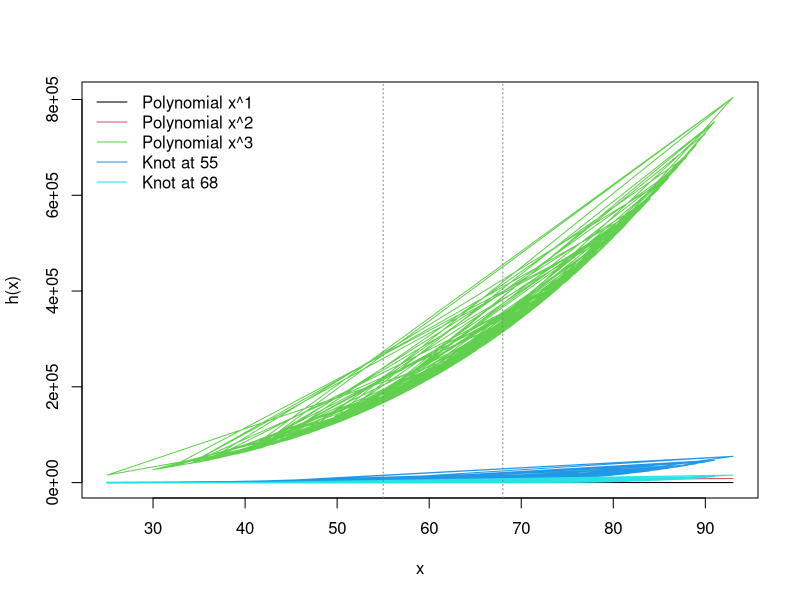
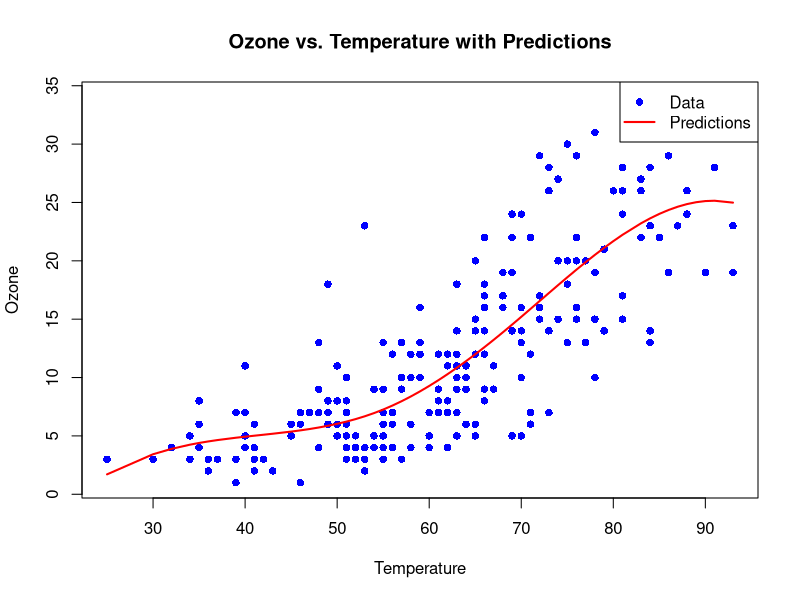
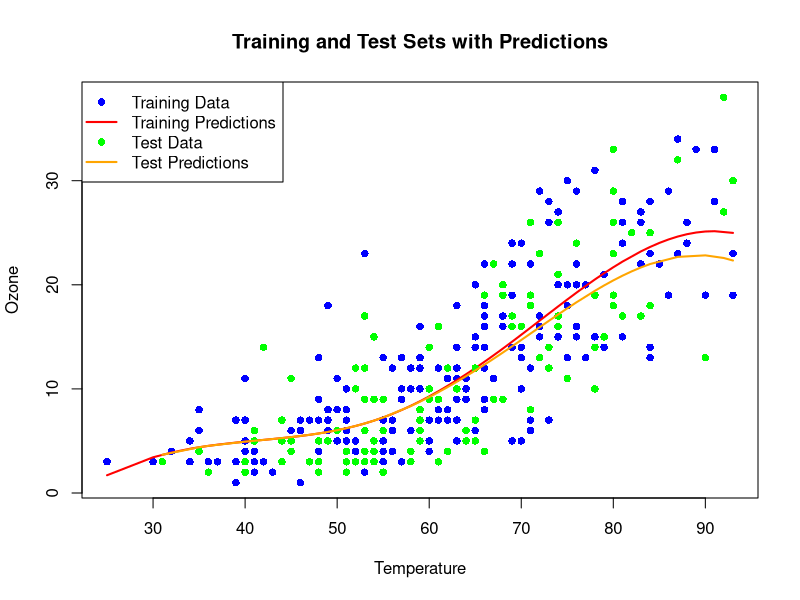
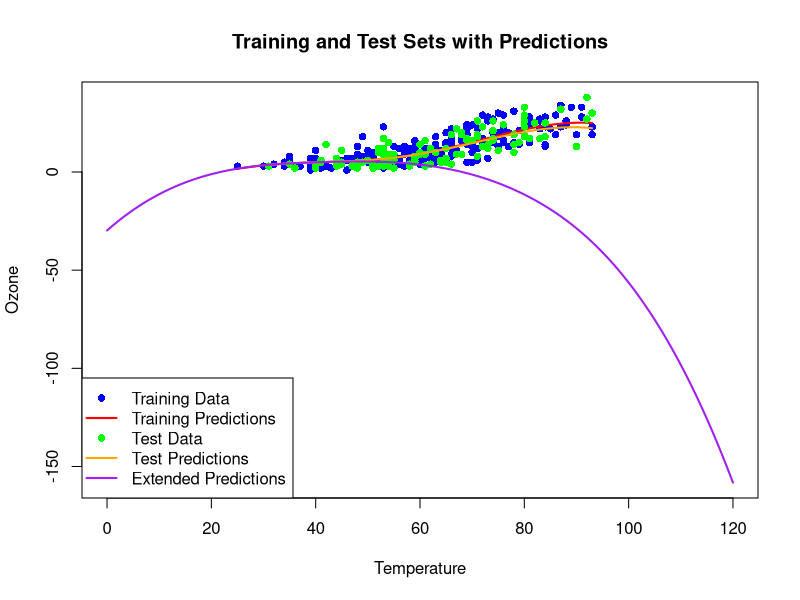
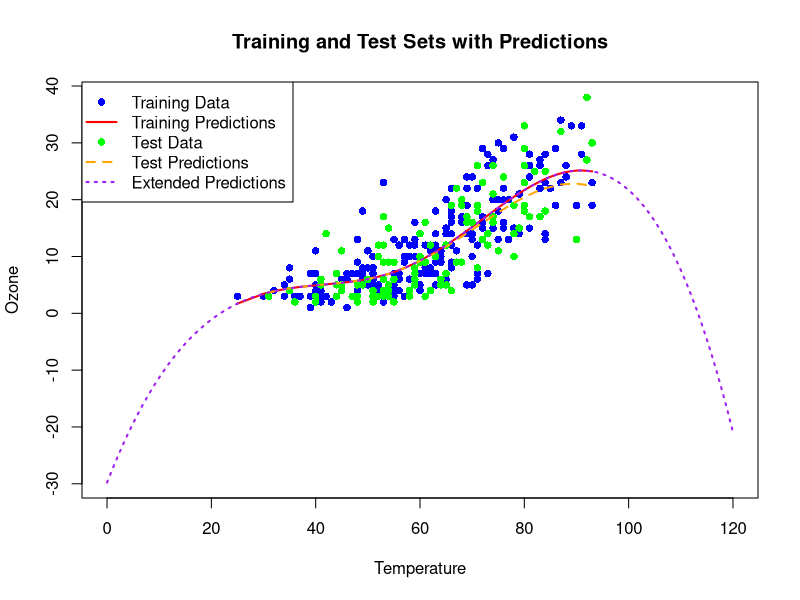
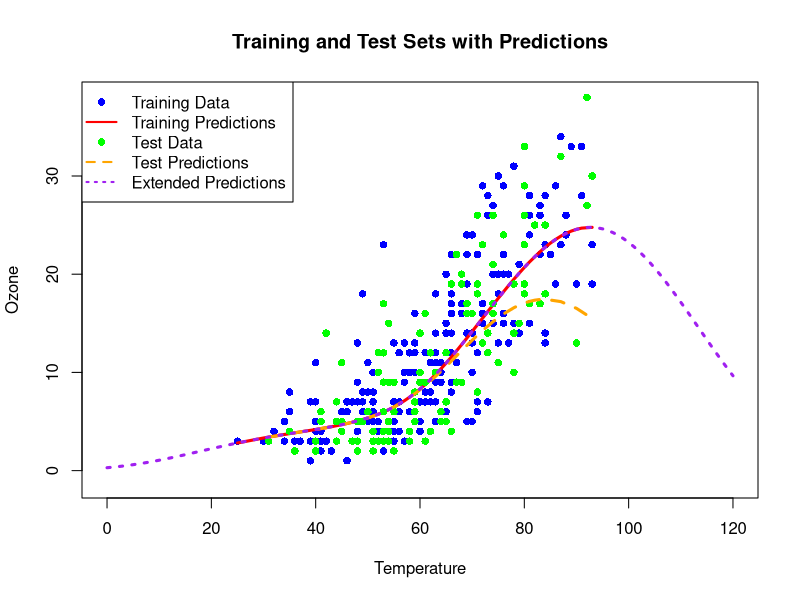

The R script that drew these images, in order:
## ---- chunk 1
library(gclus)
data(ozone)
## ---- chunk 2
set.seed(1234)
n <- nrow(ozone)
train <- sample(1:n, round((2/3) * n))
test<-(1:n)[-train]

train_x <- ozone[train, "Temp"]
train_y <- ozone[train, "Ozone"]

test_x <- ozone[test, "Temp"]
test_y <- ozone[test, "Ozone"]
## ---- chunk 3
lecturespl<-function(x,nknots=2,M=4){
  
  n<-length(x)                      
  X<-matrix(NA,nrow=n,ncol=(M-1)+nknots)
  
  for(i in 1:(M-1)){X[,i]<-x^i}
  
  quant<-seq(0,1,1/(nknots+1))[c(2:(nknots+1))]
  
  qu<-quantile(x,quant)
  
  for(i in M:(M+nknots-1)){
    
    X[,i]<-ifelse(x-qu[i-M+1]<0,0,(x-qu[i-M+1])^(M-1))
  }
  
  list(X=X,quantiles=quant,xquantiles=qu)
  
}
## ---- chunk 4
spline <- lecturespl(train_x, 2, 4)

str(spline)

plotspl <- function(splobj,x,...){
  matplot(x,splobj$X,type="l",lty=1,
          xlab="x",ylab="h(x)",...)
  abline(v=splobj$xquantiles,lty=3,col=gray(0.5)) 
  
  legend("topleft", legend = c(
    paste0("Polynomial x^", 1:(ncol(splobj$X) - length(splobj$xquantiles))),
    paste0("Knot at ", round(splobj$xquantiles, 2))
  ), col = 1:ncol(splobj$X), lty = 1, bty = "n")
}

plotspl(spline, train_x)
## ---- chunk 5
sorted_indices <- order(train_x)
sorted_x <- train_x[sorted_indices]
sorted_y <- train_y[sorted_indices]

sorted_spline <- lecturespl(sorted_x, 2, 4)

train_spline_df <- as.data.frame(sorted_spline$X)
colnames(train_spline_df) <- paste0("X", 1:ncol(train_spline_df))

model_spline <- lm(sorted_y ~ ., data=train_spline_df)

pred_train <- predict(model_spline, newdata = data.frame(sorted_spline$X))

plot(train_x, train_y, main="Ozone vs. Temperature with Predictions",
     xlab="Temperature", ylab="Ozone", pch=16, col="blue")
lines(sorted_x, pred_train, col="red", lwd=2)
legend("topright", legend=c("Data", "Predictions"), 
       col=c("blue", "red"), pch=c(16, NA), lty=c(NA, 1), lwd=c(NA, 2))
## ---- chunk 6
sorted_test <- order(test_x)
sort_test_x <- test_x[sorted_test]
sort_test_y <- test_y[sorted_test]

test_spline <- lecturespl(sort_test_x, 2, 4)
test_spline_df <- as.data.frame(test_spline$X)
colnames(test_spline_df) <- colnames(train_spline_df) 

test_pred <- predict(model_spline, newdata = test_spline_df)

plot(train_x, train_y, main="Training and Test Sets with Predictions",
     xlab="Temperature", ylab="Ozone", pch=16, col="blue", 
     xlim=range(c(train_x, test_x)), ylim=range(c(train_y, test_y)))

lines(sorted_x, pred_train, col="red", lwd=2)

points(sort_test_x, sort_test_y, col="green", pch=16)

lines(sort_test_x, test_pred, col="orange", lwd=2)

legend("topleft", legend=c("Training Data", "Training Predictions", 
                           "Test Data", "Test Predictions"),
       col=c("blue", "red", "green", "orange"), pch=c(16,NA,16,NA),
       lwd=c(NA,2,NA,2))
## ---- chunk 7
new_temp <- seq(0,120)

new_spline <- lecturespl(new_temp, nknots = 2, M = 4)

new_spline_df <- as.data.frame(new_spline$X)
colnames(new_spline_df) <- colnames(train_spline_df) 

new_predictions <- predict(model_spline, newdata = new_spline_df)
## ---- chunk 8
plot(train_x, train_y, main="Training and Test Sets with Predictions",
     xlab="Temperature", ylab="Ozone", pch=16, col="blue", xlim=c(0, 120), 
     ylim = range(c(sorted_y, sort_test_y, new_predictions)))

lines(sorted_x, pred_train, col="red", lwd=2)

points(sort_test_x, sort_test_y, col="green", pch=16)

lines(sort_test_x, test_pred, col="orange", lwd=2)

lines(new_temp, new_predictions, col = "purple", lwd = 2)


legend("bottomleft", legend = c("Training Data", "Training Predictions", 
                              "Test Data", "Test Predictions", 
                              "Extended Predictions"),
       col = c("blue", "red", "green", "orange", "purple"),
       pch = c(16, NA, 16, NA, NA), lty = c(NA, 1, NA, 1, 1), lwd = c(NA, 2, NA, 2, 2))
## ---- chunk 9
lecturespl_1 <- function(x, nknots = 2, M = 4, knots = NULL) {
  n <- length(x)
  X <- matrix(NA, nrow = n, ncol = (M - 1) + nknots)
  
  for (i in 1:(M - 1)) {
    X[, i] <- x^i
  }
  
  if (is.null(knots)) {
    quant <- seq(0, 1, 1 / (nknots + 1))[c(2:(nknots + 1))]
    knots <- quantile(x, quant)
  }
  
  for (i in M:(M + nknots - 1)) {
    X[, i] <- ifelse(x - knots[i - M + 1] < 0, 0, (x - knots[i - M + 1])^(M - 1))
  }
  
  list(X = X, knots = knots)
}
## ---- chunk 10
train_spline <- lecturespl_1(sorted_x, nknots = 2, M = 4)
train_knots <- train_spline$knots

new_spline <- lecturespl_1(new_temp, nknots = 2, M = 4, knots = train_knots)

new_spline_df <- as.data.frame(new_spline$X)
colnames(new_spline_df) <- colnames(train_spline_df)

new_predictions <- predict(model_spline, newdata = new_spline_df)
## ---- chunk 11
plot(train_x, train_y, main="Training and Test Sets with Predictions",
     xlab="Temperature", ylab="Ozone", pch=16, col="blue", xlim=c(0, 120), 
     ylim = range(c(sorted_y, sort_test_y, new_predictions)))

lines(sorted_x, pred_train, col="red", lwd=2)

points(sort_test_x, sort_test_y, col="green", pch=16)

lines(sort_test_x, test_pred, col="orange", lwd=2, lty=2)

lines(new_temp, new_predictions, col = "purple", lwd = 2, lty=3)


legend("topleft", legend = c("Training Data", "Training Predictions", 
                              "Test Data", "Test Predictions", 
                              "Extended Predictions"),
       col = c("blue", "red", "green", "orange", "purple"),
       pch = c(16, NA, 16, NA, NA), lty = c(NA, 1, NA, 2, 3), 
       lwd = c(NA, 2, NA, 2, 2))
## ---- chunk 12
model_spline <- lm(log(sorted_y) ~ ., data=train_spline_df)

pred_train <- predict(model_spline, newdata = data.frame(sorted_spline$X))
test_pred <- predict(model_spline, newdata = test_spline_df)
new_predictions <- predict(model_spline, newdata = new_spline_df)
## ---- chunk 13
plot(train_x, train_y, main="Training and Test Sets with Predictions",
     xlab="Temperature", ylab="Ozone", pch=16, col="blue", xlim=c(0, 120), 
     ylim = range(c(sorted_y, sort_test_y, new_predictions)))

lines(sorted_x, exp(pred_train), col="red", lwd=3)

points(sort_test_x, sort_test_y, col="green", pch=16)

lines(sort_test_x, exp(test_pred), col="orange", lwd=3, lty=2)

lines(new_temp, exp(new_predictions), col = "purple", lwd = 3,lty=3)


legend("topleft", legend = c("Training Data", "Training Predictions", 
                              "Test Data", "Test Predictions", 
                              "Extended Predictions"),
       col = c("blue", "red", "green", "orange", "purple"),
       pch = c(16, NA, 16, NA, NA), lty = c(NA, 1, NA, 2, 3), 
       lwd = c(NA, 2, NA, 2, 2))
